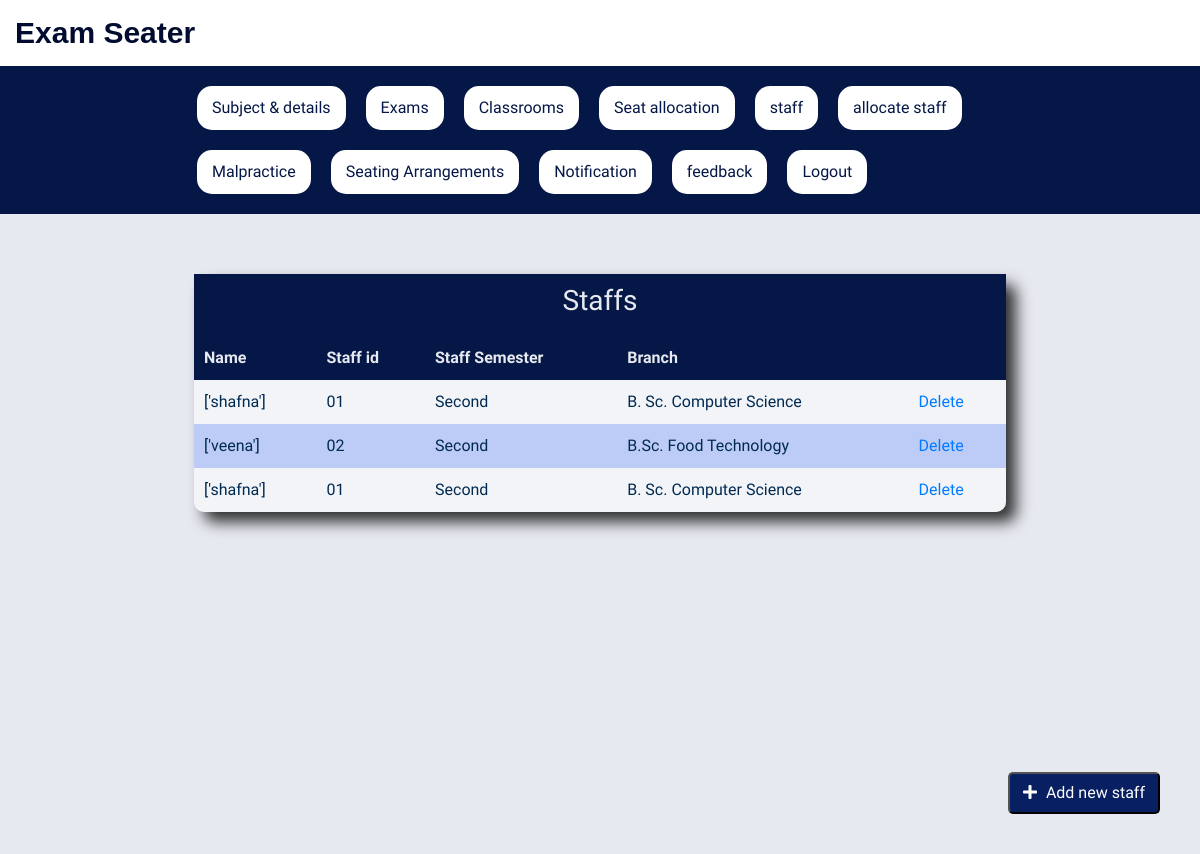
/viewstaff/, run on an earlier commit of the app's database.
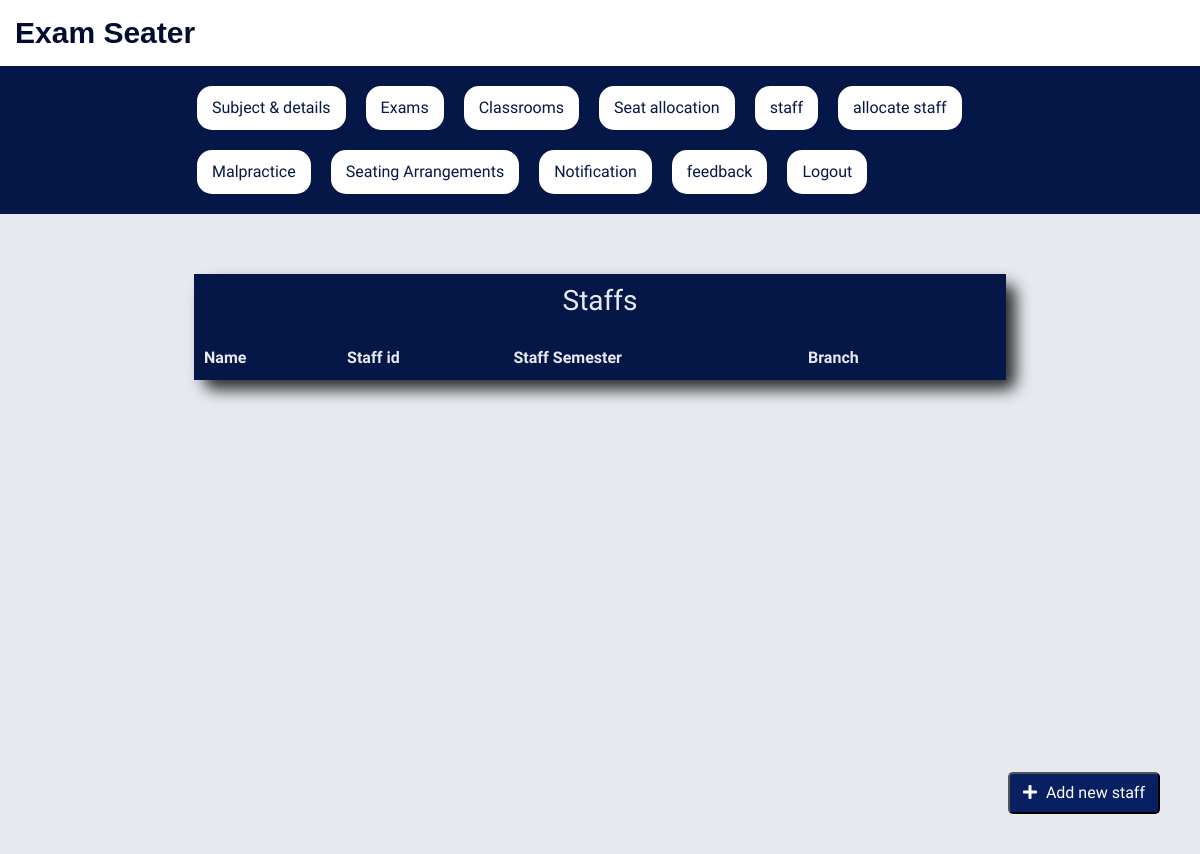
And on a later commit of the database.
### Arrangementapp/models.py (models this page shows)
class Staff_Profile(models.Model):
    user=models.ForeignKey(Login,on_delete=models.CASCADE,null=True,blank=True)
    name=models.CharField(max_length=100,null=True,blank=True)
    staff_id=models.CharField(max_length=100,null=True,blank=True)
    subject=models.ForeignKey(Subject,on_delete=models.CASCADE,null=True,blank=True)
    is_active = models.BooleanField(max_length=20, null=False, default=True)
    created_at = models.DateTimeField(auto_now_add=True, null=True, blank=True)
    updated_at = models.DateTimeField(auto_now=True, null=True, blank=True)

class Subject(models.Model):
    branch=models.ForeignKey(Branch,on_delete=models.CASCADE,null=True,blank=True)
    semester=models.ForeignKey(Semester,on_delete=models.CASCADE,null=True,blank=True)
    subjectname=models.CharField(max_length=100,null=True,blank=True)
    subjectcode=models.CharField(max_length=100,null=True,blank=True)

class Semester(models.Model):
    User_id=models.ForeignKey(Login,on_delete=models.CASCADE,null=True,blank=True)
    semestername=models.CharField(max_length=100,null=True,blank=True)

class Branch(models.Model):
    branchname=models.CharField(max_length=100,null=True,blank=True)

### Arrangementapp/views.py (the view)
# urls.py: path('viewstaff/', ViewStaff.as_view()),
class ViewStaff(View):
    def get(self, request):
        staff_instances=Staff_Profile.objects.all()
        return render(request, 'staff.html',{'staff_instances':staff_instances})

### templates/staff.html
{% extends 'base.html' %}
{% block content %}
        <table class="assign-table">
                <button class="add-student-btn"><a href="/addstaff" class="btn"><i class="fas fa-plus"></i> Add new staff</a></button>
                <thead>
                   <tr>
                      <th colspan="5" style="text-align: center;"><h3>Staffs</h3></th>
                   </tr>
                    <tr>
                        <th>Name</th>
                        <th>Staff id</th>
                        <th>Staff Semester</th>
                        <th>Branch</th>
                        <th></th>
                    </tr>
                </thead>
                <tbody>
                {% for s in staff_instances %}
                    <tr>
                        <td>{{s.name}}</td>
                        <td>{{s.staff_id}}</td>
                        <td>{{s.subject.semester.semestername}}</td>
                        <td>{{s.subject.branch.branchname}}</td>
                        <td><a href="/deletestaff/{{s.id}}">Delete</a></td>
                    </tr>
                {% endfor %}
                </tbody>
            </table>
       </div>
    </div>
{% endblock %}

What changed in the data, as far as the page shows it:
removed Staff_Profile: name "['shafna']", staff_id "01", subject.semester.semestername "Second", subject.branch.branchname "B. Sc. Computer Science"
removed Staff_Profile: name "['veena']", staff_id "02", subject.semester.semestername "Second", subject.branch.branchname "B.Sc. Food Technology"
removed Staff_Profile: name "['shafna']", staff_id "01", subject.semester.semestername "Second", subject.branch.branchname "B. Sc. Computer Science"
